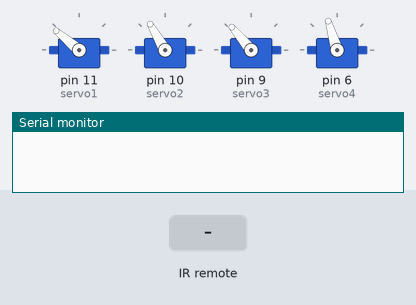
A sketch run on a simulated Arduino Uno, built with avr-gcc and run on an emulated ATmega328P. On the bench: 4 × servo, the last lines printed to the serial monitor. The test bench sets the inputs (shaded band).

Above: at 1.2 s.
1.3 s: infrared code 0xF807FF00 received
At 1.45 s:
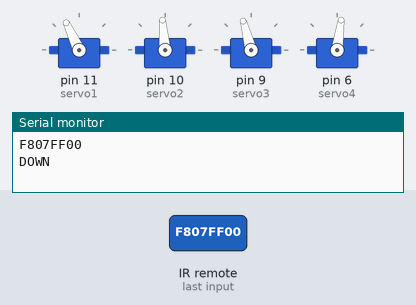
At 3.1 s:
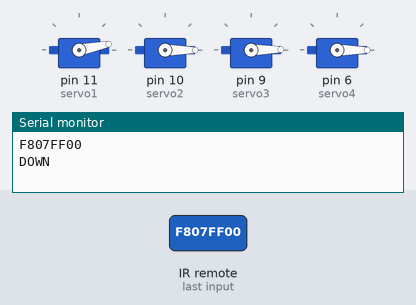
3.4 s: infrared code 0xF609FF00 received
At 3.85 s:
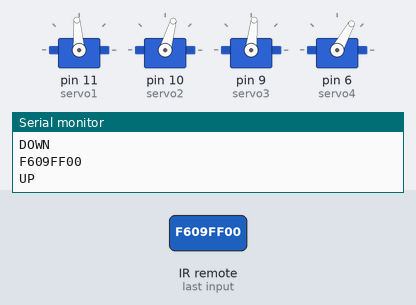
Timing chart, 0 to 6.4 s (numbered marks = the images above; inputs shaded):
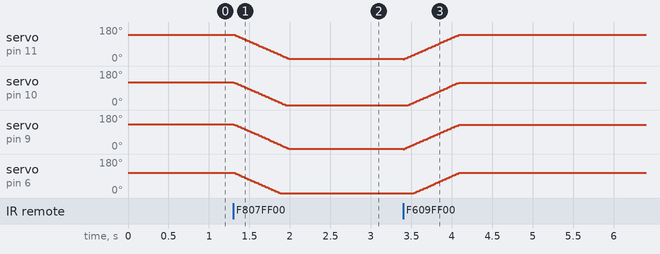

The sketch:

LandingLegsCode.ino
```cpp
#include "IRremote.h"
#include <Servo.h>

int receiver = 7;
IRrecv irrecv(receiver);
uint32_t last_decodedRawData = 0;
int i = 120;

Servo servo1;
Servo servo2;
Servo servo3;
Servo servo4;

int offset1 = 20;
int offset2 = 0;
int offset3 = 10;
int offset4 = -13;

void translateIR()
{
    Serial.println(irrecv.decodedIRData.decodedRawData, HEX);
  switch (irrecv.decodedIRData.decodedRawData)
  {
    case 0xF807FF00: Serial.println("DOWN");    break;
    case 0xF609FF00: Serial.println("UP");    break;
  }
  last_decodedRawData = irrecv.decodedIRData.decodedRawData;
  if(last_decodedRawData == 0xF807FF00){
    for( i = 120; i>-10; i--){
      servo1.write(i+offset1);
      servo2.write(i+offset2);
      servo3.write(i+offset3);
      servo4.write(i+offset4);
      delay(5);
    }
  }
  if(last_decodedRawData == 0xF609FF00){
    for( i = -10; i<120; i++){
      servo1.write(i+offset1);
      servo2.write(i+offset2);
      servo3.write(i+offset3);
      servo4.write(i+offset4);
      delay(5);
    }
  }
}

void setup()
{
  servo1.write(i+offset1);
  servo2.write(i+offset2);
  servo3.write(i+offset3);
  servo4.write(i+offset4);

  servo1.attach(11);
  servo2.attach(10);
  servo3.attach(9);
  servo4.attach(6);

  Serial.begin(9600);
  irrecv.enableIRIn();

}


void loop()
{
  if (irrecv.decode())
  {
    translateIR();
    irrecv.resume();
  }
}
```

Measured:
- after the input at 1.3 s, servo on pin 11 (servo1): moves from 140° to 11° over 0.68 s, starting at once; servo on pin 10 (servo2): moves from 120° to 0° over 0.64 s, starting at once; servo on pin 9 (servo3): moves from 130° to 1° over 0.68 s, starting at once; servo on pin 6 (servo4): moves from 107° to 0° over 0.57 s, starting at once
- after the input at 3.4 s, servo on pin 10 (servo2): moves from 0° to 119° over 0.62 s, starting after 0.06 s; servo on pin 6 (servo4): moves from 0° to 106° over 0.56 s, starting after 0.13 s
